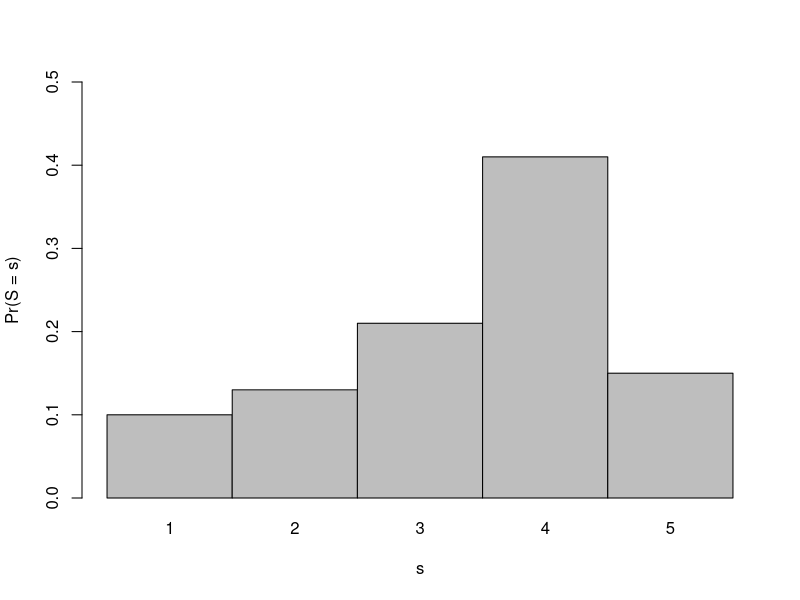

Here is the R script that generated this plot:
# 15.1
4/52 # Pr(ace)
1/52 # Pr(4 of spades)

13/52 # Pr(club | red)

13/52 # Pr(club)
13/51 # Pr(club | red)

(4 * 3)/52      # Pr(face)
(2 * 13)/52     # Pr(black)
((4 * 3)/2)/ 52 # Pr(face | black)
(((4 * 3)/2)/ 52) *
  ((2 * 13)/52) # Pr(face and black)

# 15.2
  # realized, discrete
  # random, discrete
  # random, discrete
  # random, continuous
  # realized, discrete
  # random, continuous

S.stars <- 1:5
1 - .1 - .13 - .21 - .15
S.probility <- c(.1, .13, .21, .41, .15)
cumsum(S.probility)
mu.S <- sum(S.probility * S.stars)
sd.S <- sqrt(sum(S.probility * (mu.S - S.stars)^2))
sum(S.probility[3:5])
barplot(S.probility, names.arg=S.stars,
        space=0, ylim=c(0,0.5),
        xlab="s", ylab="Pr(S = s)") # unimodal, symmetric, skew left


f.w <- function(w) {
  w.upper <- w>65 & w<=90
  w.lower <- w>=40 & w<=65
  
  result <- rep(0, length(w))
  result[w.upper] <- (90 - w[w.upper]) / 625
  result[w.lower] <- (w[w.lower] - 40) / 625	
  return(result)
}

F.w <- function(w) {
  w.upper <- w>65 & w<=90
  w.lower <- w>=40 & w<=65
  
  result <- rep(0, length(w))
  result[w.upper] <- (180 * w[w.upper] - w[w.upper]^2 - 6850) / 1250
  result[w.lower] <- (w[w.lower]^2 - 80 * w[w.lower] + 1600) / 1250
  result[w>90] <- 1
  
  return(result)
}

f.w(55.2)
F.w(55.2)

1 - F.w(60)
F.w(76.89) - F.w(60.3)

  # bimodal, symmetric
  # trimodal, asymmetric, skew right
  # unimodal, symmetric
  # unimodal, asymmetric, skew right